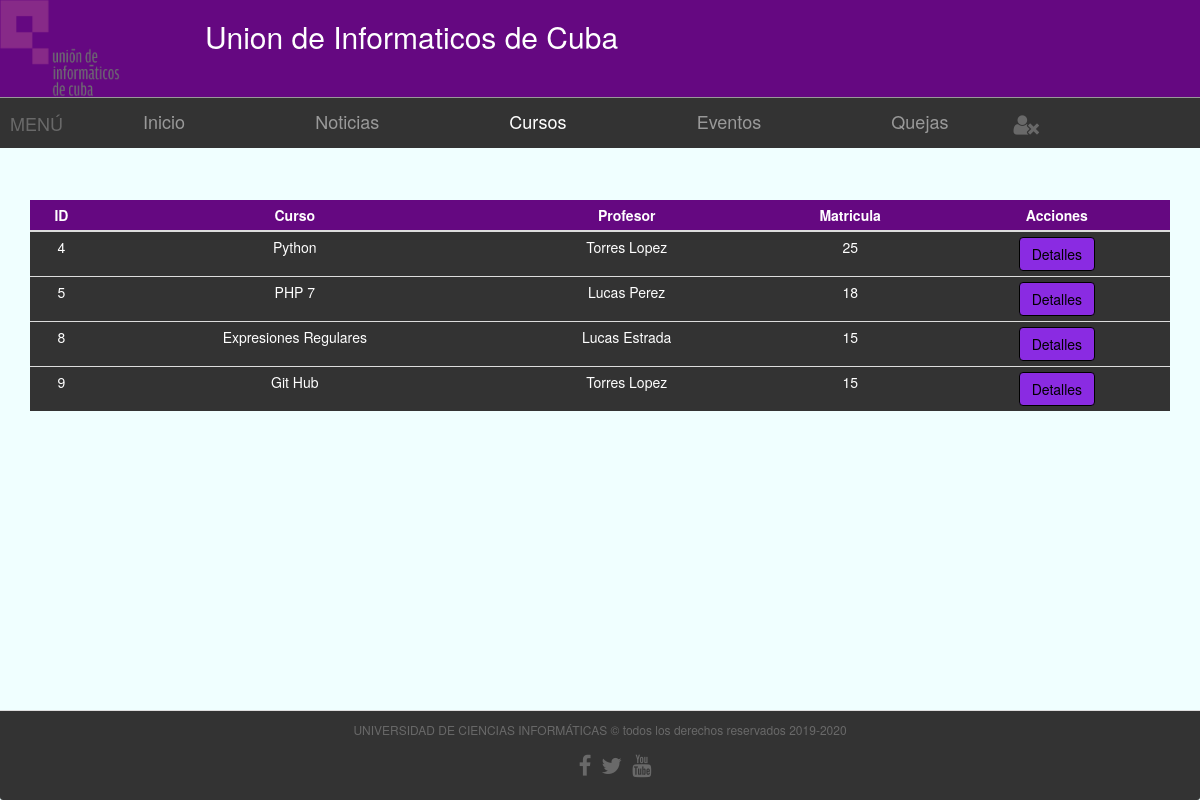
The app's page /vista/plantilla.php?opcion=2 with its own data.
### tables this page shows
CREATE TABLE `cursos` (
  `tema` varchar(25) NOT NULL,
  `profesor` varchar(20) NOT NULL,
  `matricula` int(11) NOT NULL,
  `descripcion` text NOT NULL,
  `id_curso` int(11) NOT NULL,
  `frecuencia` varchar(25) NOT NULL,
  `hora_entrada` time NOT NULL,
  `hora_salida` time NOT NULL
);

### Modelo/CM_curso.php (called while the page is built, shortened)
<?php
include_once 'Conexion.php';
class Curso {
    function __construct() {
        $a = func_get_args();
        $i = func_num_args();
    }
    function obtenerCursos() {
        $conexion = new Conexion();
        $sql = "SELECT id_curso,tema,profesor,matricula FROM cursos";
        $resultados = $conexion->devolverResultados($sql);
        return $resultados;
    }
}

### Modelo/Conexion.php (called while the page is built, shortened)
<?php
class Conexion {
    private $conexion;
    function __construct() {
        try {
            $this->conexion = new PDO("mysql:host=localhost;dbname=uic", "root", "");
            $this->conexion->setAttribute(PDO::ATTR_ERRMODE, PDO::ERRMODE_EXCEPTION);
            $this->conexion->exec("SET CHARACTER SET utf8");
            return $this->conexion;
        } catch (Exception $ex) {
            die("Error: " . $ex->getMessage());
        }
    }
      public function devolverResultados($sql) {
        $objeto = $this->conexion->query($sql);
        while ($registros = $objeto->fetch()) {
            $personas[] = $registros;
        }
        if (isset($personas)) {
            return $personas;
       } else {
           return $registros;
       }
    }
}

### Vista/paginas/cursos.php (the view, shortened to what this page needs)
<!DOCTYPE html>
<?php
include_once '../Modelo/CM_curso.php';
$obj = new Curso();
$cursos = $obj->obtenerCursos();
if ($cursos != false) {
    ?>
    <div class="contenedortabla">
        <table class="table table-hover table-condensed">
            <thead>
                <tr>
                    <th>ID</th>
                    <th>Curso</th>
                    <th>Profesor</th>
                    <th>Matricula</th>
                    <th colspan="">Acciones</th>
                </tr>
            </thead>
            <tbody>
                <?php
                foreach ($cursos as $c) {
                    ?>
                    <tr>
                        <td><?php echo $c["id_curso"]; ?></td>
                        <td><?php echo $c["tema"]; ?></td>
                        <td><?php echo $c["profesor"]; ?></td>
                        <td><?php echo $c["matricula"]; ?></td>
                        <td colspan="">
                            <a href="?opcion=6&tipo_contenido=curso&id_curso=<?php echo $c["id_curso"]; ?>" class="btn btn-primary">Detalles</a>
                        </td>
                    </tr>
                    <?php
                }
                ?>
            </tbody>
        </table>
    </div>
    <?php
} else {
    ?>
    <h2>Ningun curso se esta ofertando</h2>
<?php
}
    ?>

### Vista/css/miEstilo.css (style rules this page uses)
html { font-size: 15px; }
body { background-color: azure; }
.contenedortabla { text-align: center; }
.contenedortabla th { text-align: center; }
.contenedortabla tbody { background-color: #333; color: #fff; }
.contenedortabla thead { background-color: #650881; color: #fff; }
.btn-primary { color: black; background-color: blueviolet; border-color: #357ebd; border-color: black; }

### records on screen
cursos: id_curso "4", tema "Python", profesor "Torres Lopez", matricula "25"
cursos: id_curso "5", tema "PHP 7", profesor "Lucas Perez", matricula "18"
cursos: id_curso "8", tema "Expresiones Regulares", profesor "Lucas Estrada", matricula "15"
cursos: id_curso "9", tema "Git Hub", profesor "Torres Lopez", matricula "15"
